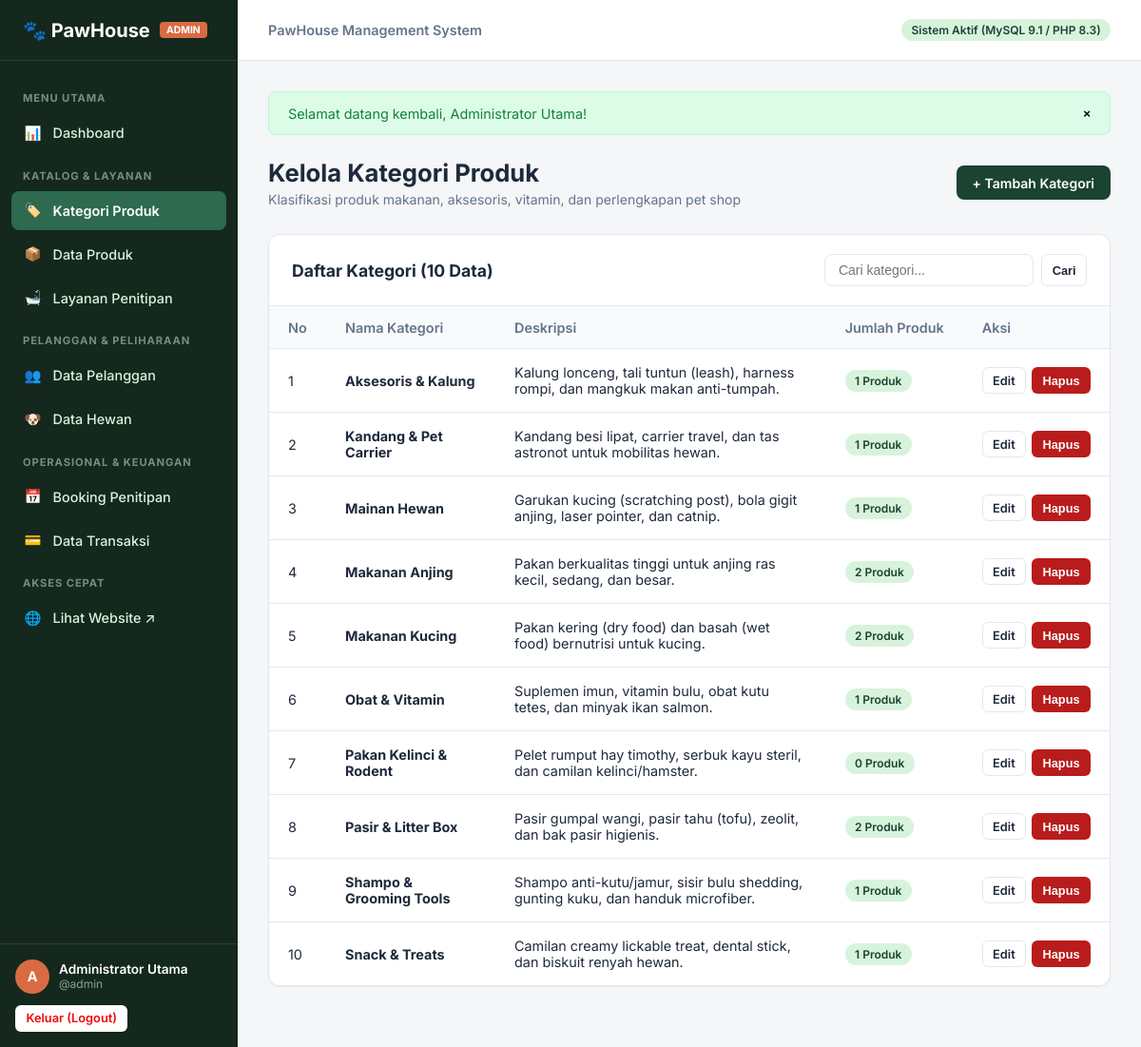
Page /admin/categories/index.php (signed in) on the committed database.
### tables this page shows
CREATE TABLE `categories` (
  `id` INT AUTO_INCREMENT PRIMARY KEY,
  `name` VARCHAR(100) NOT NULL,
  `description` TEXT NULL,
  `created_at` TIMESTAMP DEFAULT CURRENT_TIMESTAMP
);

### config/database.php (called while the page is built, shortened)
<?php
function base_url(string $path = ''): string {
    return BASE_URL . ($path ? '/' . ltrim($path, '/') : '');
}

### includes/functions.php (called while the page is built, shortened)
<?php
function e(?string $value): string {
    return htmlspecialchars((string)$value, ENT_QUOTES, 'UTF-8');
}

### admin/categories/index.php (the view, shortened to what this page needs)
<?php
require_once __DIR__ . '/../../config/database.php';
require_once __DIR__ . '/../../includes/functions.php';
$pdo = db();
$search = trim($_GET['q'] ?? '');
$sql = "
    SELECT c.*, COUNT(p.id) AS total_products
    FROM categories c
    LEFT JOIN products p ON c.id = p.category_id
";
$params = [];
$sql .= " GROUP BY c.id ORDER BY c.name ASC";
$stmt = $pdo->prepare($sql);
$stmt->execute($params);
$categories = $stmt->fetchAll();
require_once __DIR__ . '/../../includes/admin-header.php';
?>
<div class="page-header">
    <div>
        <h1 class="page-title">Kelola Kategori Produk</h1>
        <p class="page-subtitle">Klasifikasi produk makanan, aksesoris, vitamin, dan perlengkapan pet shop</p>
    </div>
    <div>
        <a href="<?= base_url('admin/categories/create.php') ?>" class="btn btn-primary">+ Tambah Kategori</a>
    </div>
</div>
<div class="data-card">
    <div class="data-card-header">
        <h2 class="data-card-title">Daftar Kategori (<?= count($categories) ?> Data)</h2>
        <div class="card-toolbar">
            <form action="<?= base_url('admin/categories/index.php') ?>" method="GET" style="display:flex; gap:0.5rem;">
                <input type="text" name="q" class="search-input" placeholder="Cari kategori..." value="<?= e($search) ?>">
                <button type="submit" class="btn btn-outline btn-sm">Cari</button>
            </form>
        </div>
    </div>
    <div class="table-responsive">
        <table class="admin-table">
            <thead>
                <tr>
                    <th style="width: 60px;">No</th>
                    <th>Nama Kategori</th>
                    <th>Deskripsi</th>
                    <th>Jumlah Produk</th>
                    <th style="width: 140px;">Aksi</th>
                </tr>
            </thead>
            <tbody>
                <?php if (empty($categories)): ?>
                    <tr>
                        <td colspan="5" class="empty-state">Tidak ada kategori ditemukan.</td>
                    </tr>
                <?php else: ?>
                    <?php $no = 1; foreach ($categories as $cat): ?>
                        <tr>
                            <td><?= $no++ ?></td>
                            <td><strong><?= e($cat['name']) ?></strong></td>
                            <td><?= e($cat['description'] ?: '-') ?></td>
                            <td><span class="badge badge-primary"><?= e($cat['total_products']) ?> Produk</span></td>
                            <td>
                                <div class="actions-cell">
                                    <a href="<?= base_url('admin/categories/edit.php?id=' . $cat['id']) ?>" class="btn btn-outline btn-sm">Edit</a>
                                    <form action="<?= base_url('admin/categories/delete.php') ?>" method="POST" class="form-delete" data-name="kategori <?= e($cat['name']) ?>" style="display:inline;">
                                        <button type="submit" class="btn btn-danger btn-sm">Hapus</button>
                                    </form>
                                </div>
                            </td>
                        </tr>
                    <?php endforeach; ?>
                <?php endif; ?>
            </tbody>
        </table>
    </div>
</div>
<?php require_once __DIR__ . '/../../includes/admin-footer.php'; ?>

### assets/css/admin.css (style rules this page uses)
:root { --admin-sidebar-bg: #14281D; --admin-sidebar-hover: #1E3F2E; --admin-sidebar-active: #2D6A4F; --admin-sidebar-text: #D8F3DC; --color-primary: #1B4332; --color-primary-light: #2D6A4F; --color-accent: #D96B43; --color-accent-hover: #BF5730; --admin-bg: #F4F6F8; --admin-surface: #FFFFFF; --admin-border: #E2E8F0; --admin-text: #1E293B; --admin-text-muted: #64748B; --color-success: #15803D; --color-success-bg: #DCFCE7; --color-warning: #B45309; --color-warning-bg: #FEF3C7; --color-danger: #B91C1C; --color-danger-bg: #FEE2E2; --color-info: #0369A1; --color-info-bg: #E0F2FE; --sidebar-width: 250px; --header-height: 64px; --radius-sm: 6px; --radius-md: 8px; --radius-lg: 12px; --shadow-sm: 0 1px 2px 0 rgba(0, 0, 0, 0.05); --shadow-md: 0 4px 6px -1px rgba(0, 0, 0, 0.1), 0 2px 4px -1px rgba(0, 0, 0, 0.06); }
*, *::before, *::after { box-sizing: border-box; margin: 0; padding: 0; }
body { font-family: 'Inter', -apple-system, BlinkMacSystemFont, 'Segoe UI', Roboto, sans-serif; color: var(--admin-text); background: var(--admin-bg); min-height: 100vh; display: flex; }
.page-header { display: flex; justify-content: space-between; align-items: center; margin-bottom: 1.75rem; flex-wrap: wrap; gap: 1rem; }
.page-title { font-size: 1.6rem; font-weight: 700; color: var(--admin-text); }
.page-subtitle { font-size: 0.875rem; color: var(--admin-text-muted); margin-top: 0.25rem; }
.data-card { background: var(--admin-surface); border: 1px solid var(--admin-border); border-radius: var(--radius-lg); box-shadow: var(--shadow-sm); margin-bottom: 2rem; overflow: hidden; }
.data-card-header { padding: 1.25rem 1.5rem; border-bottom: 1px solid var(--admin-border); display: flex; justify-content: space-between; align-items: center; flex-wrap: wrap; gap: 1rem; }
.data-card-title { font-size: 1.1rem; font-weight: 700; color: var(--admin-text); }
.card-toolbar { display: flex; gap: 0.75rem; align-items: center; flex-wrap: wrap; }
.search-input { padding: 0.5rem 0.85rem; font-size: 0.875rem; border: 1px solid var(--admin-border); border-radius: var(--radius-md); min-width: 220px; }
.table-responsive { width: 100%; overflow-x: auto; }
.admin-table { width: 100%; border-collapse: collapse; text-align: left; font-size: 0.9rem; }
.admin-table th { background: #F8FAFC; padding: 0.85rem 1.25rem; font-weight: 600; color: var(--admin-text-muted); border-bottom: 1px solid var(--admin-border); white-space: nowrap; }
.admin-table td { padding: 1rem 1.25rem; border-bottom: 1px solid var(--admin-border); color: var(--admin-text); vertical-align: middle; }
.admin-table tbody tr:last-child td { border-bottom: none; }
.actions-cell { display: flex; align-items: center; gap: 6px; white-space: nowrap; }
.btn { display: inline-flex; align-items: center; justify-content: center; gap: 6px; padding: 0.55rem 1rem; font-size: 0.875rem; font-weight: 600; border-radius: var(--radius-md); border: 1px solid transparent; cursor: pointer; text-decoration: none; transition: all 0.15s ease; }
.btn-primary { background: var(--color-primary); color: #FFFFFF; }
.btn-outline { background: #FFFFFF; border-color: var(--admin-border); color: var(--admin-text); }
.btn-danger { background: var(--color-danger); color: #FFFFFF; }
.btn-sm { padding: 0.35rem 0.65rem; font-size: 0.8rem; border-radius: var(--radius-sm); }
.badge { display: inline-block; padding: 0.25rem 0.65rem; font-size: 0.75rem; font-weight: 600; border-radius: 9999px; white-space: nowrap; }
.badge-primary { background: #D8F3DC; color: #1B4332; }

### rows in the picture
categories: name "Aksesoris & Kalung", description "Kalung lonceng, tali tuntun (leash), harness rompi, dan mangkuk makan anti-tumpah.", total_products "1"
categories: name "Kandang & Pet Carrier", description "Kandang besi lipat, carrier travel, dan tas astronot untuk mobilitas hewan.", total_products "1"
categories: name "Mainan Hewan", description "Garukan kucing (scratching post), bola gigit anjing, laser pointer, dan catnip.", total_products "1"
categories: name "Makanan Anjing", description "Pakan berkualitas tinggi untuk anjing ras kecil, sedang, dan besar.", total_products "2"
categories: name "Makanan Kucing", description "Pakan kering (dry food) dan basah (wet food) bernutrisi untuk kucing.", total_products "2"
categories: name "Obat & Vitamin", description "Suplemen imun, vitamin bulu, obat kutu tetes, dan minyak ikan salmon.", total_products "1"
categories: name "Pakan Kelinci & Rodent", description "Pelet rumput hay timothy, serbuk kayu steril, dan camilan kelinci/hamster.", total_products "0"
categories: name "Pasir & Litter Box", description "Pasir gumpal wangi, pasir tahu (tofu), zeolit, dan bak pasir higienis.", total_products "2"
categories: name "Shampo & Grooming Tools", description "Shampo anti-kutu/jamur, sisir bulu shedding, gunting kuku, dan handuk microfiber.", total_products "1"
categories: name "Snack & Treats", description "Camilan creamy lickable treat, dental stick, dan biskuit renyah hewan.", total_products "1"

### other values in the picture
$currentAdmin['role'] "ADMIN"
substr($currentAdmin['name'] ?? 'A', 0, 1) "A"
$currentAdmin['name'] "Administrator Utama"
$currentAdmin['username'] "admin"
$flash['message'] "Selamat datang kembali, Administrator Utama!"
count($categories) "10"
